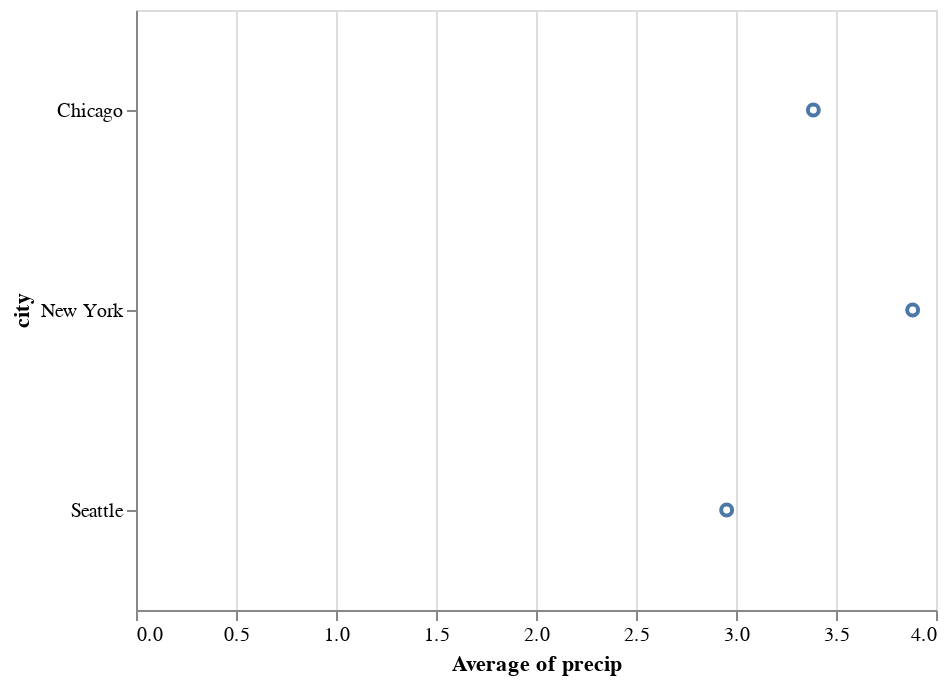
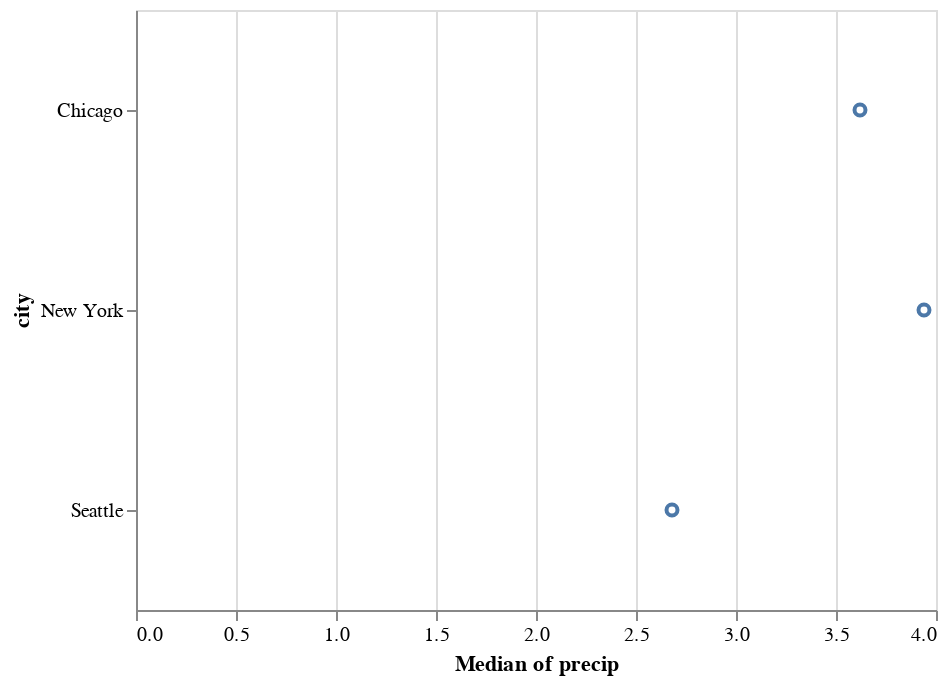

These figures' notebook cell, in order:
### Code cell
# summarize data
# "mean", "average", "median", "q1", "q3", "min", "max" 
# For other aggregations that produce values outside of the raw data domain (e.g. "count", "sum" )
alt.Chart(df).mark_point().encode(
    x='average(precip)', #, average, sum, etc.
    y='city'
).display()
alt.Chart(df).mark_point().encode(
    x='median(precip)', #, average, sum, median, etc.
    y='city'
).display()

### Figure 1 — Vega-Lite specification as saved in the notebook (floating-point values rounded to 4 significant figures)
{"$schema": "https://vega.github.io/schema/vega-lite/v3.4.0.json", "config": {"mark": {"tooltip": null}, "view": {"height": 300, "width": 400}}, "data": {"name": "data-fdfbb22e8e0e89f6556d8a3b434b0c97"}, "datasets": {"data-fdfbb22e8e0e89f6556d8a3b434b0c97": [{"city": "Seattle", "month": "Apr", "precip": 2.68}, {"city": "Seattle", "month": "Aug", "precip": 0.87}, {"city": "Seattle", "month": "Dec", "precip": 5.31}, {"city": "New York", "month": "Apr", "precip": 3.94}, {"city": "New York", "month": "Aug", "precip": 4.13}, {"city": "New York", "month": "Dec", "precip": 3.58}, {"city": "Chicago", "month": "Apr", "precip": 3.62}, {"city": "Chicago", "month": "Aug", "precip": 3.98}, {"city": "Chicago", "month": "Dec", "precip": 2.56}]}, "encoding": {"x": {"aggregate": "average", "field": "precip", "type": "quantitative"}, "y": {"field": "city", "type": "nominal"}}, "mark": "point"}

### Figure 2 — Vega-Lite specification as saved in the notebook (floating-point values rounded to 4 significant figures)
{"$schema": "https://vega.github.io/schema/vega-lite/v3.4.0.json", "config": {"mark": {"tooltip": null}, "view": {"height": 300, "width": 400}}, "data": {"name": "data-fdfbb22e8e0e89f6556d8a3b434b0c97"}, "datasets": {"data-fdfbb22e8e0e89f6556d8a3b434b0c97": [{"city": "Seattle", "month": "Apr", "precip": 2.68}, {"city": "Seattle", "month": "Aug", "precip": 0.87}, {"city": "Seattle", "month": "Dec", "precip": 5.31}, {"city": "New York", "month": "Apr", "precip": 3.94}, {"city": "New York", "month": "Aug", "precip": 4.13}, {"city": "New York", "month": "Dec", "precip": 3.58}, {"city": "Chicago", "month": "Apr", "precip": 3.62}, {"city": "Chicago", "month": "Aug", "precip": 3.98}, {"city": "Chicago", "month": "Dec", "precip": 2.56}]}, "encoding": {"x": {"aggregate": "median", "field": "precip", "type": "quantitative"}, "y": {"field": "city", "type": "nominal"}}, "mark": "point"}
